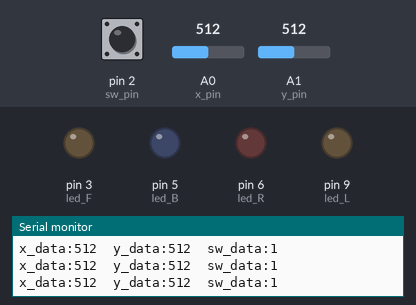
Simulated run of this sketch. Board: Arduino Uno, built with avr-gcc and run on an emulated ATmega328P. On the bench: output pins drawn as LEDs (lit = HIGH), the last lines printed to the serial monitor. The test bench sets the inputs (shaded band); at power-on: A0 (x_pin) = 512, A1 (y_pin) = 512, pin 2 (sw_pin) HIGH.

Above: at 1.2 s.
1.3 s: A0 (x_pin) set to 490
At 2.3 s:
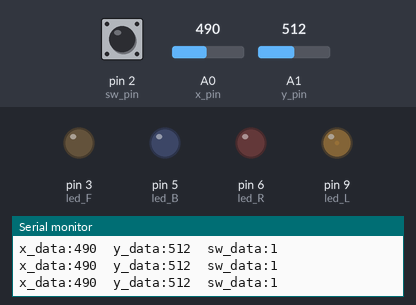
2.9 s: A1 (y_pin) set to 0
At 4.0 s:
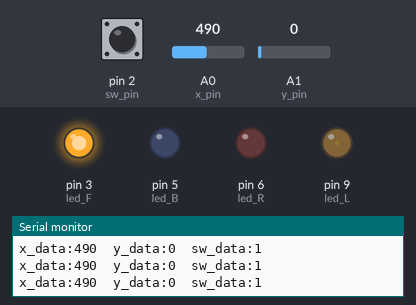
4.5 s: A1 (y_pin) set to 2
At 5.7 s:
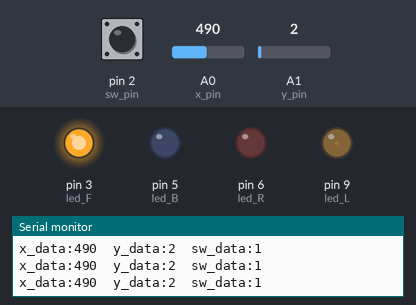
6.1 s: A1 (y_pin) set to 122
At 7.4 s:
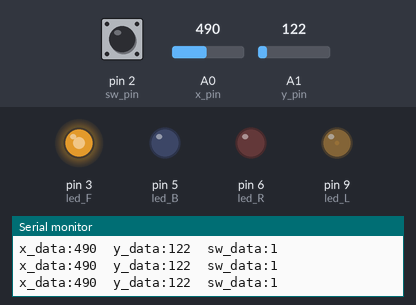
7.7 s: A1 (y_pin) set to 306
At 9.0 s:
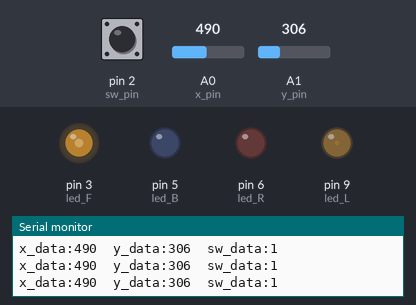
9.3 s: A1 (y_pin) set to 560
At 10.8 s:
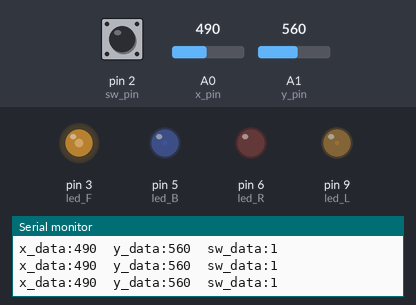
Timing chart, 0 to 11.9 s (numbered marks = the images above; inputs shaded):
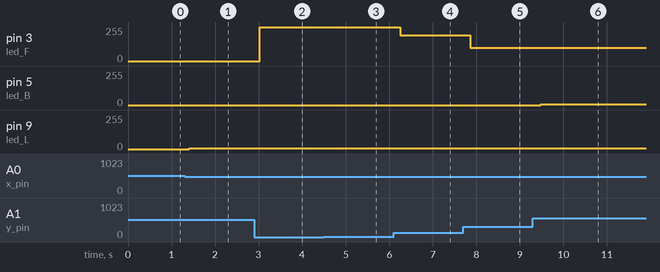

Measured:
- after the input at 1.3 s, pin 9 (led_L): 0/255 → 5/255 after 0.11 s
- after the input at 2.9 s, pin 3 (led_F): 0/255 → 255/255 after 0.13 s
- after the input at 4.5 s, pin 3 (led_F): 255/255 → 253/255 after 0.14 s
- after the input at 6.1 s, pin 3 (led_F): 253/255 → 192/255 after 0.15 s
- after the input at 7.7 s, pin 3 (led_F): 192/255 → 98/255 after 0.17 s
- after the input at 9.3 s, pin 5 (led_B): 0/255 → 5/255 after 0.18 s

The sketch:

Joystick_LED.ino
```cpp
int x_pin = A0; //Joystick X axis
int y_pin = A1; //Joystick y axis
int sw_pin = 2;

int led_F = 3;
int led_B = 5;
int led_R = 6;
int led_L = 9;

void setup()
{
  Serial.begin(9600);
  pinMode(A0, INPUT);
  pinMode(A1, INPUT);
  pinMode(2, INPUT);
  digitalWrite(2, HIGH);
  pinMode(3,OUTPUT);
  pinMode(5,OUTPUT);
  pinMode(6,OUTPUT);
  pinMode(9,OUTPUT);

}

void loop()
{
 int x_data = analogRead(A0);
 int y_data = analogRead(A1);
 int sw_data = digitalRead(2);

 Serial.print("x_data:");
 Serial.print(x_data);
 Serial.print("\t");
 Serial.print("y_data:");
 Serial.print(y_data);
 Serial.print("\t");
 Serial.print("sw_data:");
 Serial.println(sw_data);
 delay(100);

//Forward LED
if(y_data <= 500)
{
  int brightness_F = map(y_data, 500, 0, 0, 255);
  analogWrite(led_F, brightness_F);
}

//Backward LED
else if(y_data >= 550)
{
  int brightness_B = map(y_data, 550, 1022, 0, 255);
  analogWrite(led_B, brightness_B);
}

//Right LED
else if(x_data >= 550)
{
  int brightness_R = map(x_data, 550, 1022, 0, 255);
  analogWrite(led_R, brightness_R);
}

//Left LED
else if(x_data <= 500)
{
  int brightness_L = map(x_data, 500, 0, 0, 255);
  analogWrite(led_L, brightness_L);
}

else
{
  digitalWrite(led_F, LOW);
  digitalWrite(led_B, LOW);
  digitalWrite(led_R, LOW);
  digitalWrite(led_L, LOW);
}

}
```
